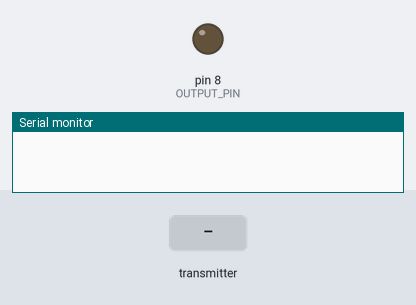
Bench run of a sketch on a simulated Arduino Uno, built with avr-gcc and run on an emulated ATmega328P. Shown: output pins drawn as LEDs (lit = HIGH), the last lines printed to the serial monitor. The inputs (shaded band) are chosen by the test bench. No radio packets arrive unless stated.

Above: at 1.2 s.
1.3 s: the transmitter starts sending values.0 = 0
At 2.6 s:
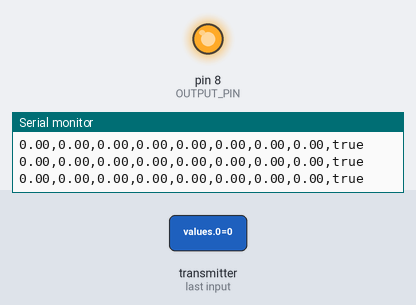
3.0 s: the transmitter starts sending values.1 = 25
At 4.2 s:
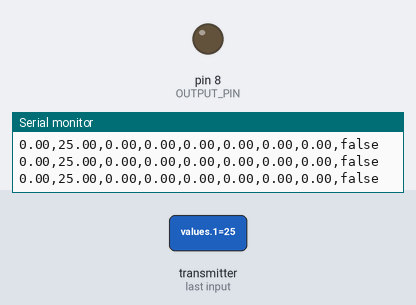
5.1 s: the transmitter starts sending values.1 = 0
At 6.3 s:
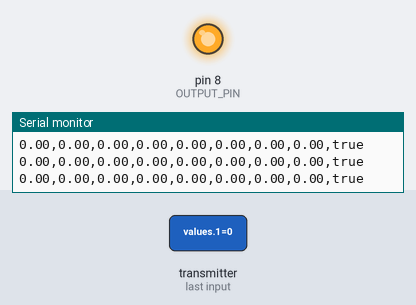
6.6 s: the transmitter starts sending values.1 = 50
At 8.0 s:
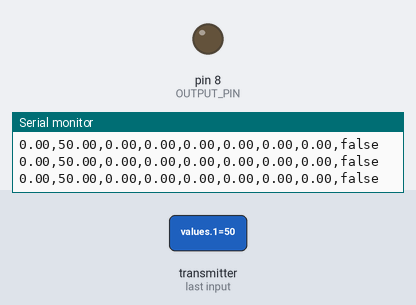
Timing chart, 0 to 9.1 s (numbered marks = the images above; inputs shaded):
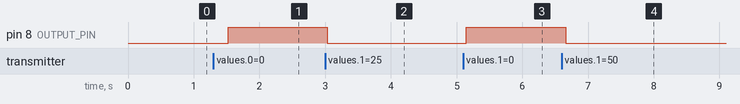

Measured:
- after the input at 1.3 s, pin 8 (OUTPUT_PIN): LOW → HIGH after 0.22 s
- after the input at 3.0 s, pin 8 (OUTPUT_PIN): HIGH → LOW at once
- after the input at 5.1 s, pin 8 (OUTPUT_PIN): LOW → HIGH after 0.05 s
- after the input at 6.6 s, pin 8 (OUTPUT_PIN): HIGH → LOW after 0.06 s

The sketch:

Verifier.ino
```cpp
#include "SearchTree.h"

#include "nRF24L01.h"
#include "RF24.h"
#include "SPI.h"

#define OUTPUT_PIN 8  //Feel free to edit this

//Address : 250
const uint64_t address = 250;
//Addresses
const int ACC = 0x68, //ADXL35 ADDRESS - Accelerometer
          MUX = 0x70; //TCA9548A ADDRESS - I2X MUX

//ORDER: Torso, Arm, Left Thigh, Right Thigh
const int channels[4] = {2, 7, 3, 6};
//String used to communicate /w Pose Generator
//(5 values per float /w "." & "-" + ",") = 8 bytes
// 2 floats per accelerometer (roll & pitch) = 16 bytes
// 4 accelerometers = 64 bytes + "end point" = 65 bytes
// +5 extra values just in case = 70 bytes
char serialString[70] = "";
// 2 values from roll & pitch * 4 accelerometers = 8 values
float values[8];

RF24 radio(9, 10);
SearchTree searcher;

void setup() {
  Serial.begin(9600);

  //Radio
  radio.begin();
  radio.openReadingPipe(0, address);
  radio.startListening();

  pinMode(OUTPUT_PIN, OUTPUT);
}

void loop() {
  if(radio.available())
  {
    //Read Values
    radio.read(&values, sizeof(values));
    memset(serialString, 0, sizeof(serialString)); //Clean serial String to ""
    //Convert to serial string
    for(int i = 0; i < 8; i++)
    {
      appendFloat(values[i], serialString);
      strcat(serialString, ",");
    }

    Serial.print(serialString);
    if(searcher.search(values))
    {
      Serial.print("true\n");
      digitalWrite(OUTPUT_PIN, HIGH);
    }
    else
    {
      Serial.print("false\n");
      digitalWrite(OUTPUT_PIN, LOW);
    }
  }

  delay(300);
}

//Sub Functions
//Trims the white spaces of string
void trimCh(char *str)
{
  //Find 1st space
  char *p = strchr(str, ' ');
  if(p) *p = 0; //Set to end pointer
}

//Appends float to char[]
void appendFloat(float value, char* string)
{
   //Get (3 max whole number with 2 decimal point value (6 bytes) +
   // '-' in case of negative + end point = 8 bytes
   char valueStr[8];
   dtostrf(value, -7, 2, valueStr); //Convert float to char[]
   trimCh(valueStr);                //Trim extra spaces
   strcat(string, valueStr);        //Concat string
}
```

SearchTree.cpp
```cpp
#include "SearchTree.h"

SearchTree::SearchTree()
{
}

int SearchTree::search(float values[Columns])
{
  int x, y;
  for(int y = 0; y < Rows; y++)
  {
    for(x = 0; x < Columns; x++)
    {
      //If comparison failed, exit row
      if(values[x] > DATA[y][x] + Error || values[x] < DATA[y][x] - Error)
        break;
    }
    if(x == Columns) return 1; //If all comparisons succeed
  }
  return 0; //If nothing succeeded
}
```

SearchTree.h
```cpp
#ifndef SEARCHTREE_H
#define SEARCHTREE_H

#include<Arduino.h>

//PLEASE EDIT HERE BEFORE EDITING DATA
#define Rows 1            // # of Poses
#define Columns 8         // # of Float values for each Pose
#define Error 1           // Acceptable distance from registered value

class SearchTree
{
  private:
    //Remember: 1 Line = 1 pose = 48 bytes = 4 bytes from 1 float * 3 parameters * 4 Accelerometers, we only have 25,656 remaining bytes
    const float DATA[Rows][Columns] = {
      {0, 0, 0, 0, 0, 0, 0, 0} //Empty Pose Data
    };
  public:
    SearchTree();
    int search(float value[Columns]);
};

#endif
```
